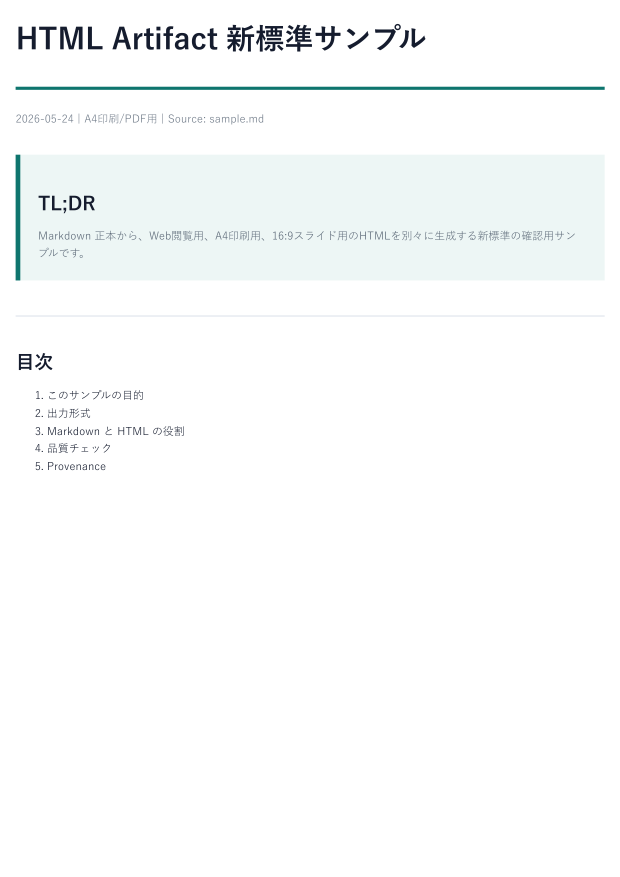
#> input picture raw/assets/sample_a4/pages/page-001.png, 2479 x 3508 px (shown at 1/4 size)
$ python image_to_theme.py ../../../../raw/assets/sample_a4/pages/page-001.png
#> lines starting #> are read from the running program, lines starting #| are printed output that depends on the picture
#!/usr/bin/env python3
"""Generate a 9-color HTML Artifact theme from an image."""
import argparse
import colorsys
import json
import re
import sys
from collections import Counter
from datetime import date

try:
    from PIL import Image
except ImportError:
    sys.exit("Pillow is required: pip install pillow")


PREVIEW_TEMPLATE = """<!DOCTYPE html>
<html lang="ja">
<head>
<meta charset="utf-8">
<title>{name} preview</title>
<style>
:root {{
  --page-bg: {page_bg};
  --paper-bg: {paper_bg};
  --ink: {ink};
  --muted: {muted};
  --accent: {accent};
  --line: {line};
  --soft: {soft};
  --warn: {warn};
  --warn-bg: {warn_bg};
}}
body {{
  margin: 0;
  background: var(--page-bg);
  color: var(--ink);
  padding: 32px;
  font-family: system-ui, "Noto Sans JP", sans-serif;
  line-height: 1.7;
}}
.paper {{
  background: var(--paper-bg);
  max-width: 760px;
  margin: 0 auto;
  padding: 40px 48px;
  border: 1px solid var(--line);
  border-radius: 8px;
}}
h1 {{
  font-size: 30px;
  margin: 0 0 6px;
  padding-bottom: 12px;
  border-bottom: 4px solid var(--accent);
}}
h2 {{ color: var(--accent); font-size: 20px; margin: 28px 0 8px; }}
p, li {{ color: var(--muted); }}
a {{ color: var(--accent); }}
.soft {{ background: var(--soft); border-left: 6px solid var(--accent); padding: 14px 18px; margin: 16px 0; }}
.warn {{ background: var(--warn-bg); border-left: 6px solid var(--warn); padding: 14px 18px; margin: 16px 0; }}
table {{ width: 100%; border-collapse: collapse; margin: 18px 0; }}
th {{ background: var(--accent); color: var(--paper-bg); text-align: left; padding: 9px 12px; }}
td {{ border-bottom: 1px solid var(--line); padding: 9px 12px; }}
.swatches {{ display: grid; grid-template-columns: repeat(auto-fit, minmax(110px, 1fr)); gap: 10px; margin-top: 20px; }}
.chip {{ height: 42px; border: 1px solid var(--line); border-radius: 6px; }}
.label {{ color: var(--muted); font-size: 12px; margin-top: 4px; }}
</style>
</head>
<body>
<main class="paper">
<h1>{name}</h1>
<p>{description}</p>
<h2>本文サンプル</h2>
<p>本文は ink と muted を使い、<a href="#">リンクや強調</a>には accent を使います。</p>
<div class="soft">通常の強調ボックスです。</div>
<div class="warn">注意喚起のボックスです。</div>
<table><tr><th>項目</th><th>値</th></tr><tr><td>Alpha</td><td>123</td></tr><tr><td>Beta</td><td>456</td></tr></table>
<div class="swatches">{swatches}</div>
</main>
</body>
</html>
"""


def rgb_to_hex(r, g, b):
    return "#{:02X}{:02X}{:02X}".format(int(round(r)), int(round(g)), int(round(b)))


def hex_to_rgb(value):
    value = value.lstrip("#")
    return tuple(int(value[i:i + 2], 16) for i in (0, 2, 4))


def hls_hex(h, l, s):
    r, g, b = colorsys.hls_to_rgb(h, l, s)
    return rgb_to_hex(r * 255, g * 255, b * 255)


def hls_of(rgb):
    r, g, b = [x / 255 for x in rgb]
    return colorsys.rgb_to_hls(r, g, b)


def rel_luminance(rgb):
    def channel(c):
        c = c / 255
        return c / 12.92 if c <= 0.03928 else ((c + 0.055) / 1.055) ** 2.4

    r, g, b = [channel(x) for x in rgb]
    return 0.2126 * r + 0.7152 * g + 0.0722 * b


def contrast(rgb1, rgb2):
    l1, l2 = rel_luminance(rgb1), rel_luminance(rgb2)
    hi, lo = max(l1, l2), min(l1, l2)
    return (hi + 0.05) / (lo + 0.05)


def extract_palette(path, count=8):
    image = Image.open(path).convert("RGB")
    image.thumbnail((900, 900))
    quantized = image.convert("P", palette=Image.ADAPTIVE, colors=count).convert("RGB")
    counter = Counter(quantized.getdata())
    total = sum(counter.values())
    palette = []
    for rgb, pixel_count in counter.most_common():
        h, l, s = hls_of(rgb)
        palette.append(
            {
                "rgb": rgb,
                "hex": rgb_to_hex(*rgb),
                "share": pixel_count / total,
                "hue": h,
                "light": l,
                "sat": s,
            }
        )
    return palette


def pick_accent(palette):
    chromatic = [c for c in palette if c["sat"] > 0.15 and 0.10 < c["light"] < 0.90]
    if chromatic:
        return max(chromatic, key=lambda c: c["share"] * (0.3 + c["sat"]))
    neutral_marks = [c for c in palette if c["light"] < 0.88]
    pool = neutral_marks if neutral_marks else palette
    return max(pool, key=lambda c: c["share"] * (1.0 - c["light"]))


def has_near_white(palette, threshold=0.92):
    whites = [c for c in palette if c["light"] >= threshold and c["share"] > 0.005]
    return max(whites, key=lambda c: c["share"]) if whites else None


def build_colors(palette, accessible=False):
    accent = pick_accent(palette)
    h = accent["hue"]
    accent_hex = accent["hex"]

    white = has_near_white(palette)
    if white is None or white["light"] >= 0.95:
        paper_bg = "#FFFFFF"
    else:
        paper_bg = white["hex"]
    paper_rgb = hex_to_rgb(paper_bg)

    if accent["sat"] <= 0.15:
        return (
            {
                "page_bg": "#F5F6F8",
                "paper_bg": paper_bg,
                "ink": "#171717",
                "muted": "#5F6368",
                "accent": accent_hex,
                "line": "#DADCE0",
                "soft": "#F3F4F6",
                "warn": "#8A5A00",
                "warn_bg": "#FFF4D8",
            },
            accent,
        )

    if accessible:
        l, s = accent["light"], accent["sat"]
        while contrast(hex_to_rgb(hls_hex(h, l, s)), paper_rgb) < 4.5 and l > 0.05:
            l -= 0.02
        accent_hex = hls_hex(h, l, s)

    ink_l, ink_s = 0.16, 0.30
    while contrast(hex_to_rgb(hls_hex(h, ink_l, ink_s)), paper_rgb) < 7.0 and ink_l > 0.02:
        ink_l -= 0.01

    return (
        {
            "page_bg": hls_hex(h, 0.970, 0.18),
            "paper_bg": paper_bg,
            "ink": hls_hex(h, ink_l, ink_s),
            "muted": hls_hex(h, 0.430, 0.14),
            "accent": accent_hex,
            "line": hls_hex(h, 0.870, 0.22),
            "soft": hls_hex(h, 0.945, 0.42),
            "warn": "#8A5A00",
            "warn_bg": "#FFF4D8",
        },
        accent,
    )


def slugify(name):
    return re.sub(r"[^a-z0-9]+", "-", name.lower()).strip("-") or "theme"


def render_preview(theme):
    colors = theme["colors"]
    swatches = ""
    for key, value in colors.items():
        swatches += (
            f'<div><div class="chip" style="background:{value}"></div>'
            f'<div class="label">{key}<br>{value}</div></div>'
        )
    return PREVIEW_TEMPLATE.format(
        name=theme.get("name", "Theme"),
        description=theme.get("description", ""),
        swatches=swatches,
        **colors,
    )


def main():
    parser = argparse.ArgumentParser()
    parser.add_argument("image")
    parser.add_argument("--name", default="Untitled Theme")
    parser.add_argument("--id", default=None)
    parser.add_argument("--description", default=None)
    parser.add_argument("--accessible", action="store_true")
    parser.add_argument("--out", default=None)
    parser.add_argument("--preview-out", default=None)
    args = parser.parse_args()

    theme_id = args.id or f"{slugify(args.name)}-v1"
    description = args.description or f"{args.name} theme generated faithfully from image colors."
    today = date.today().isoformat()

    palette = extract_palette(args.image)
#> in extract_palette, image is the input picture: PIL image 2479x3508 RGB; mean R, G, B 249.2, 250.9, 250.9
#> in extract_palette, `image.thumbnail((900, 900))`:
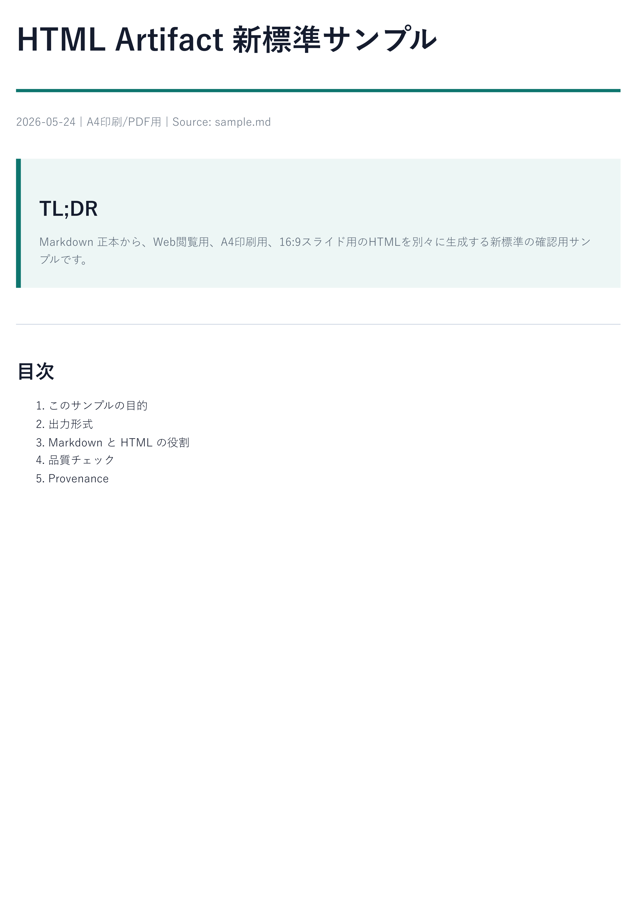
#> image: PIL image 636x900 RGB; mean R, G, B 249.1, 250.9, 250.9
#> in extract_palette, `counter = Counter(quantized.getdata())`: counter = {(255, 255, 255): 479943, (236, 246, 245): 5886, (133, 153, 159): 10415, (248, 255, 254): 898, (255, 255, 254): 429, (237, 246, 245): 70947, (244, 249, 249): 2694, (237, 247, 246): 1188}
#> in extract_palette, `total = sum(counter.values())`: total = 572400
#> the loop in extract_palette, `for rgb, pixel_count in counter.most_common():` made 8 passes
#> (rgb, pixel_count, r in hls_of, g in hls_of, b in hls_of, h, l, s) on passes 1 to 8: ((255, 255, 255), 479943, 1, 1, 1, 0, 1, 0), ((237, 246, 245), 70947, 0.929, 0.965, 0.961, 0.481, 0.947, 0.333), ((133, 153, 159), 10415, 0.522, 0.6, 0.624, 0.538, 0.573, 0.119), ((236, 246, 245), 5886, 0.925, 0.965, 0.961, 0.483, 0.945, 0.357), ((244, 249, 249), 2694, 0.957, 0.976, 0.976, 0.5, 0.967, 0.294), ((237, 247, 246), 1188, 0.929, 0.969, 0.965, 0.483, 0.949, 0.385), ((248, 255, 254), 898, 0.973, 1, 0.996, 0.476, 0.986, 1), ((255, 255, 254), 429, 1, 1, 0.996, 0.167, 0.998, 1)
#> after the loop in extract_palette, `for rgb, pixel_count in counter.most_common():`: palette = 8 items
#> palette = 8 items
    colors, accent = build_colors(palette, accessible=args.accessible)
#> in pick_accent, `chromatic = [c for c in palette if c["sat"] > 0.15 and 0.10 < c["light..`: chromatic = []
#> in pick_accent, `neutral_marks = [c for c in palette if c["light"] < 0.88]`: neutral_marks = 1 item
#> in build_colors, `accent = pick_accent(palette)`: accent = {'rgb': (133, 153, 159), 'hex': '#85999F', 'share': 0.0182, 'hue': 0.538, 'light': 0.573, 'sat': 0.119}
#> in build_colors, `h = accent["hue"]`: h = 0.538
#> in build_colors, `accent_hex = accent["hex"]`: accent_hex = '#85999F'
#> in has_near_white, `whites = [c for c in palette if c["light"] >= threshold and c["share"]..`: whites = 3 items
#> in build_colors, `white = has_near_white(palette)`: white = {'rgb': (255, 255, 255), 'hex': '#FFFFFF', 'share': 0.838, 'hue': 0, 'light': 1, 'sat': 0}
#> colors = 9 items
    result = {
        "id": theme_id,
        "name": args.name,
        "version": 1,
        "status": "active",
        "created": today,
        "updated": today,
        "description": description,
        "colors": colors,
    }

    output = json.dumps(result, ensure_ascii=False, indent=2)
    if args.out:
        with open(args.out, "w", encoding="utf-8") as f:
            f.write(output + "\n")
        print(f"wrote: {args.out}")
    else:
        print(output)
#> (printed output is left out)

    if args.preview_out:
        with open(args.preview_out, "w", encoding="utf-8") as f:
            f.write(render_preview(result))
        print(f"wrote: {args.preview_out}")

    paper_rgb = hex_to_rgb(colors["paper_bg"])
#> paper_rgb = (255, 255, 255)
    print("\n--- Extracted palette ---", file=sys.stderr)
    for color in palette[:6]:
        print(
            f"  {color['hex']} share={color['share'] * 100:5.1f}% sat={color['sat']:.2f}",
            file=sys.stderr,
        )
#> this loop made 6 passes
    print("--- Notes ---", file=sys.stderr)
    print(f"  accent source: {accent['hex']} share={accent['share'] * 100:.1f}%", file=sys.stderr)
    print(f"  accent contrast/paper: {contrast(hex_to_rgb(colors['accent']), paper_rgb):.2f}", file=sys.stderr)
#> in contrast, `l1, l2 = rel_luminance(rgb1), rel_luminance(rgb2)`: l1 = 0.303; l2 = 1
#> in contrast, `hi, lo = max(l1, l2), min(l1, l2)`: lo = 0.303
    print(f"  ink contrast/paper:    {contrast(hex_to_rgb(colors['ink']), paper_rgb):.2f}", file=sys.stderr)


if __name__ == "__main__":
    main()

$ run again, on raw/assets/sample_a4/pages/page-003.png
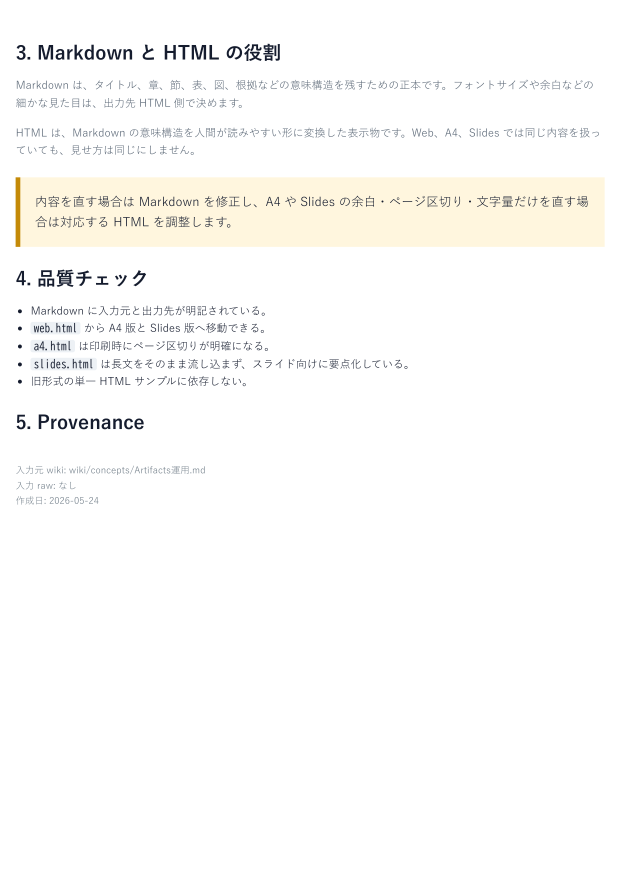
#> input picture raw/assets/sample_a4/pages/page-003.png, 2479 x 3508 px (shown at 1/4 size)
#> in extract_palette, image is the input picture: PIL image 2479x3508 RGB; mean R, G, B 251.7, 251.1, 249.6
#> in extract_palette, `image.thumbnail((900, 900))`:
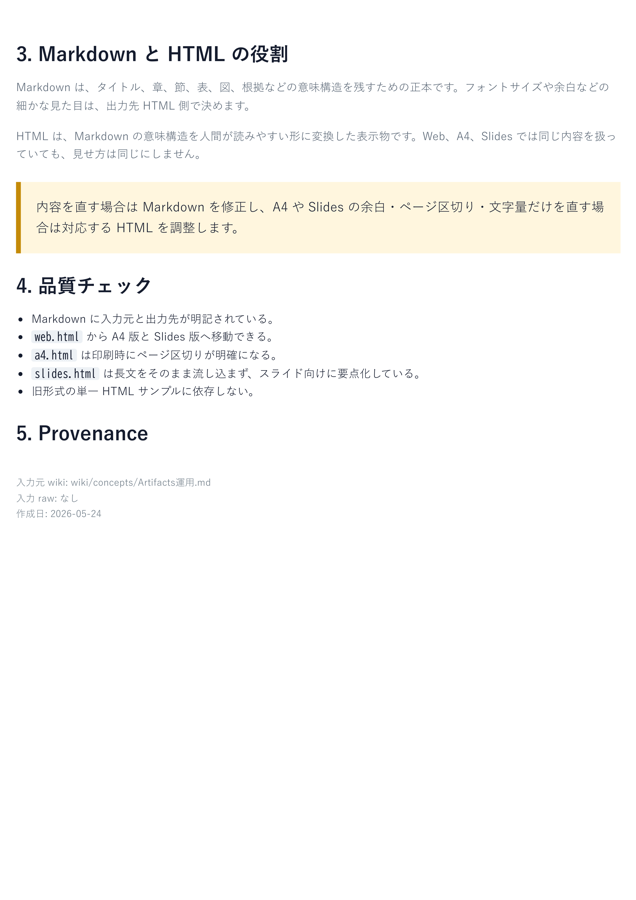
#> image: PIL image 636x900 RGB; mean R, G, B 251.5, 251, 249.5
#> counter = {(255, 255, 255): 505048, (254, 255, 255): 2278, (247, 246, 243): 8179, (176, 177, 179): 16216, (255, 246, 221): 2502, (253, 251, 240): 750, (255, 246, 222): 36451, (255, 255, 232): 976}
#> total = 572400
#> the loop in extract_palette, `for rgb, pixel_count in counter.most_common():` made 8 passes
#> (rgb, pixel_count, r in hls_of, g in hls_of, b in hls_of, h, l, s) on passes 1 to 6: ((255, 255, 255), 505048, 1, 1, 1, 0, 1, 0), ((255, 246, 222), 36451, 1, 0.965, 0.871, 0.121, 0.935, 1), ((176, 177, 179), 16216, 0.69, 0.694, 0.702, 0.611, 0.696, 0.0194), ((247, 246, 243), 8179, 0.969, 0.965, 0.953, 0.125, 0.961, 0.2), ((255, 246, 221), 2502, 1, 0.965, 0.867, 0.123, 0.933, 1), ((254, 255, 255), 2278, 0.996, 1, 1, 0.5, 0.998, 1)
#> after the loop in extract_palette, `for rgb, pixel_count in counter.most_common():`: palette = 8 items
#> chromatic = []
#> neutral_marks = 1 item
#> in build_colors, `accent = pick_accent(palette)`: accent = {'rgb': (176, 177, 179), 'hex': '#B0B1B3', 'share': 0.0283, 'hue': 0.611, 'light': 0.696, 'sat': 0.0194}
#> in build_colors, `h = accent["hue"]`: h = 0.611
#> accent_hex = '#B0B1B3'
#> whites = 3 items
#> white = {'rgb': (255, 255, 255), 'hex': '#FFFFFF', 'share': 0.882, 'hue': 0, 'light': 1, 'sat': 0}
#> in main, `colors, accent = build_colors(palette, accessible=args.accessible)`: colors = 9 items
#> (printed output is left out)
#> paper_rgb = (255, 255, 255)
#> the loop in main, `for color in palette[:6]:` made 6 passes
#> l1 = 0.439; l2 = 1
#> lo = 0.439
